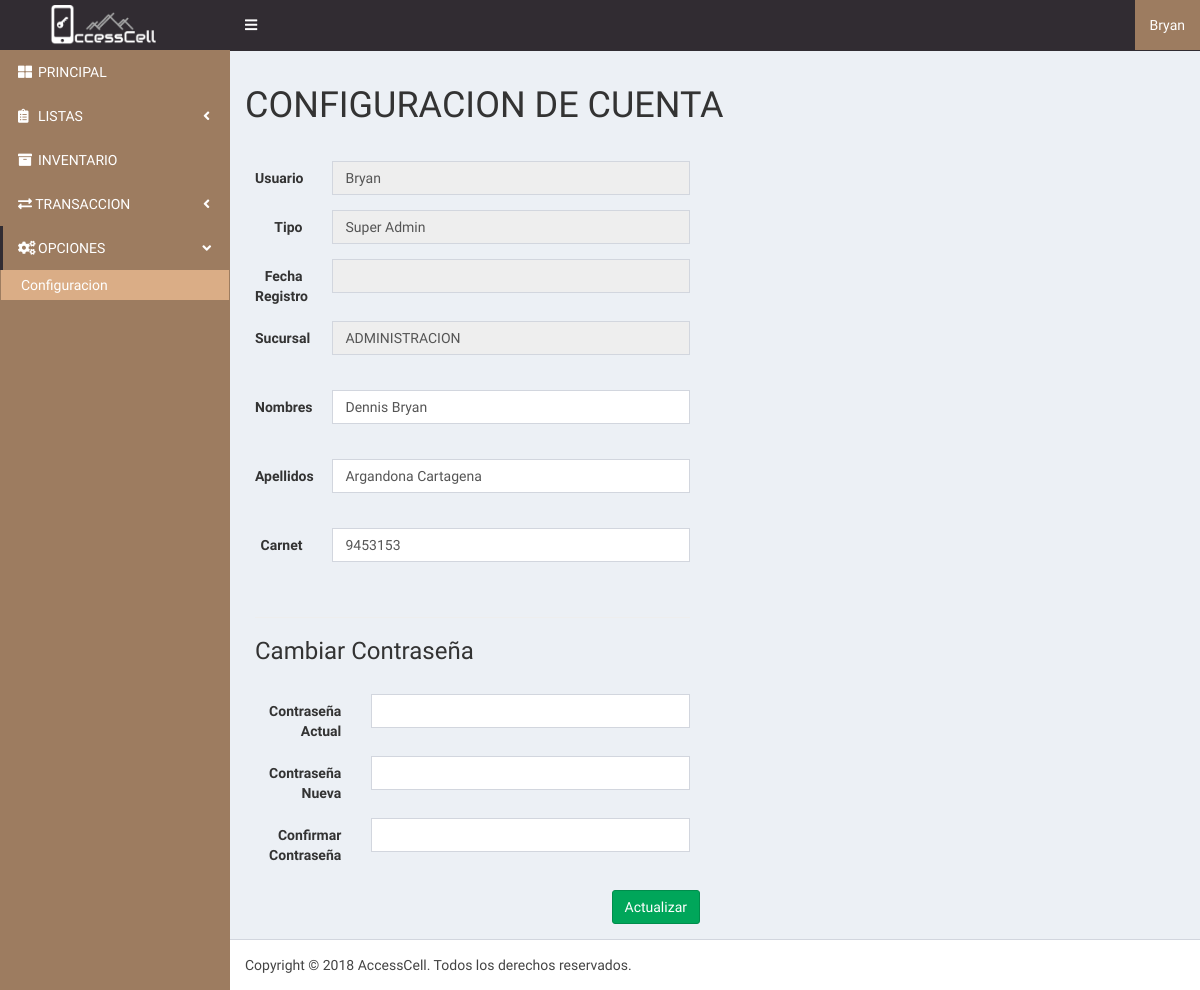
The page /empleados/configuration (signed in) on the database its author committed.
### tables this page shows
CREATE TABLE `empleado` (
  `idempleado` int(11) NOT NULL,
  `tipo_empleado` varchar(45) NOT NULL,
  `username` varchar(45) NOT NULL,
  `password` varchar(45) NOT NULL,
  `nombres` varchar(45) NOT NULL,
  `apellidos` varchar(45) NOT NULL,
  `telefono` varchar(45) DEFAULT NULL,
  `carnet` varchar(45) DEFAULT NULL,
  `sucursalid` int(11) NOT NULL,
  `fecha_registro` datetime NOT NULL DEFAULT CURRENT_TIMESTAMP,
  `estado` int(11) NOT NULL DEFAULT '1'
);

CREATE TABLE `sucursal` (
  `idsucursal` int(11) NOT NULL,
  `razon_social` varchar(100) NOT NULL,
  `direccion` varchar(150) NOT NULL,
  `telefono` varchar(15) NOT NULL
);

### empleados/configuration.php (the view, shortened to what this page needs)
<!DOCTYPE html>
<html lang="es">
<head>
    <?php include_once('includes/head.php');?>
</head>
<body class="hold-transition skin-primary sidebar-mini">
    <div class="wrapper">
        <?php $page='OPCIONES'; include 'includes/header.php';?>
            <?php include 'includes/sidebar.php';?>
                <div class="content-wrapper">
                    <section class="content-header">
                        <div class="row">
                            <div class="col-md-11">
                                <h1>CONFIGURACION DE CUENTA</h1>
                            </div>
                        </div>
                    </section>
                    <section class="content container-fluid">
                        <div class="row">
                            <div class="col-md-6 col-sm-5 col-xs-12">
                                <form action="includes/inserts/updatetable.php?editarcuenta" method="POST" class="form-horizontal" autocomplete="off">
                                    <div class="box-body">
                                        <div class="form-group">
                                            <label for="usuarionombre" class="col-sm-2 control-label">Usuario</label>
                                            <div class="col-sm-10">
                                                <input type="text" class="form-control" id="usuarionombre" name="usuarionombre" value="<?php echo $row['username']?>" disabled>
                                            </div>
                                        </div>
                                        <div class="form-group">
                                            <label for="tipo" class="col-sm-2 control-label">Tipo</label>
                                            <div class="col-sm-10">
                                                <input type="text" class="form-control" id="tipo" name="tipo" value="<?php echo $row['tipo_empleado'];?>" disabled>
                                            </div>
                                        </div>
                                        <div class="form-group">
                                            <label for="dateregister" class="col-sm-2 control-label">Fecha Registro</label>
                                            <div class="col-sm-10">
                                                <input type="text" class="form-control" id="dateregister" name="dateregister" value="<?php echo $_SESSION['fecha registro'];?>" disabled>
                                            </div>
                                        </div>
                                        <div class="form-group">
                                            <label for="sucursal" class="col-sm-2 control-label">Sucursal</label>
                                            <div class="col-sm-10">
                                                <input type="text" class="form-control" id="sucursal" name="sucursal" value="<?php echo $row['razon_social'];?>" disabled>
                                            </div>
                                        </div>
                                        <br>
                                        <div class="form-group">
                                            <label for="names" class="col-sm-2 control-label">Nombres</label>
                                            <div class="col-sm-10">
                                                <input type="text" class="form-control" id="names" name="names" value="<?php echo $row['nombres'];?>" autocomplete='given-name' autofocus>
                                            </div>
                                        </div>
                                        <br>
                                        <div class="form-group">
                                            <label for="lastnames" class="col-sm-2 control-label">Apellidos</label>
                                            <div class="col-sm-10">
                                                <input type="text" class="form-control" id="lastnames" name="lastnames" value="<?php echo $row['apellidos'];?>" autocomplete='family-name'>
                                            </div>
                                        </div>
                                        <br>
                                        <div class="form-group">
                                            <label for="carnetid" class="col-sm-2 control-label">Carnet</label>
                                            <div class="col-sm-10">
                                                <input type="number" class="form-control" id="carnetid" name="carnetid" value="<?php echo $row['carnet'];?>">
                                            </div>
                                        </div>
                                        <br>
                                        <hr>
                                        <h3>Cambiar Contraseña</h3>
                                        <br>
                                        <div class="form-group">
                                            <label for="passwordactual" class="col-sm-3 control-label">Contraseña Actual</label>
                                            <div class="col-sm-9">
                                                <input type="password" class="form-control" id="passwordactual" name="passwordactual" required>
                                            </div>
                                        </div>
                                        <div class="form-group">
                                            <label for="newpassword" class="col-sm-3 control-label">Contraseña Nueva</label>
                                            <div class="col-sm-9">
                                                <input type="password" class="form-control" id="newpassword" name="newpassword">
                                            </div>
                                        </div>
                                        <div class="form-group">
                                            <label for="confirmpassword" class="col-sm-3 control-label">Confirmar Contraseña</label>
                                            <div class="col-sm-9">
                                                <input type="password" class="form-control" id="confirmpassword" name="confirmpassword">
                                            </div>
                                        </div>
                                    </div>
                                    <div>
                                        <button type="submit" id="actualizarbtn" class="btn btn-success pull-right">Actualizar</button>
                                    </div>
                                </form>
                            </div>
                        </div>
                    </section>
                </div>
                <?php include 'includes/footer.php';?>
    </div>
</body>
</html>

### rows shown on the page
empleado: usuarionombre "Bryan", tipo "Super Admin", sucursal "ADMINISTRACION", names "Dennis Bryan", lastnames "Argandona Cartagena", carnetid "9453153"

### other values the page prints
$_SESSION['username'] "Bryan"
